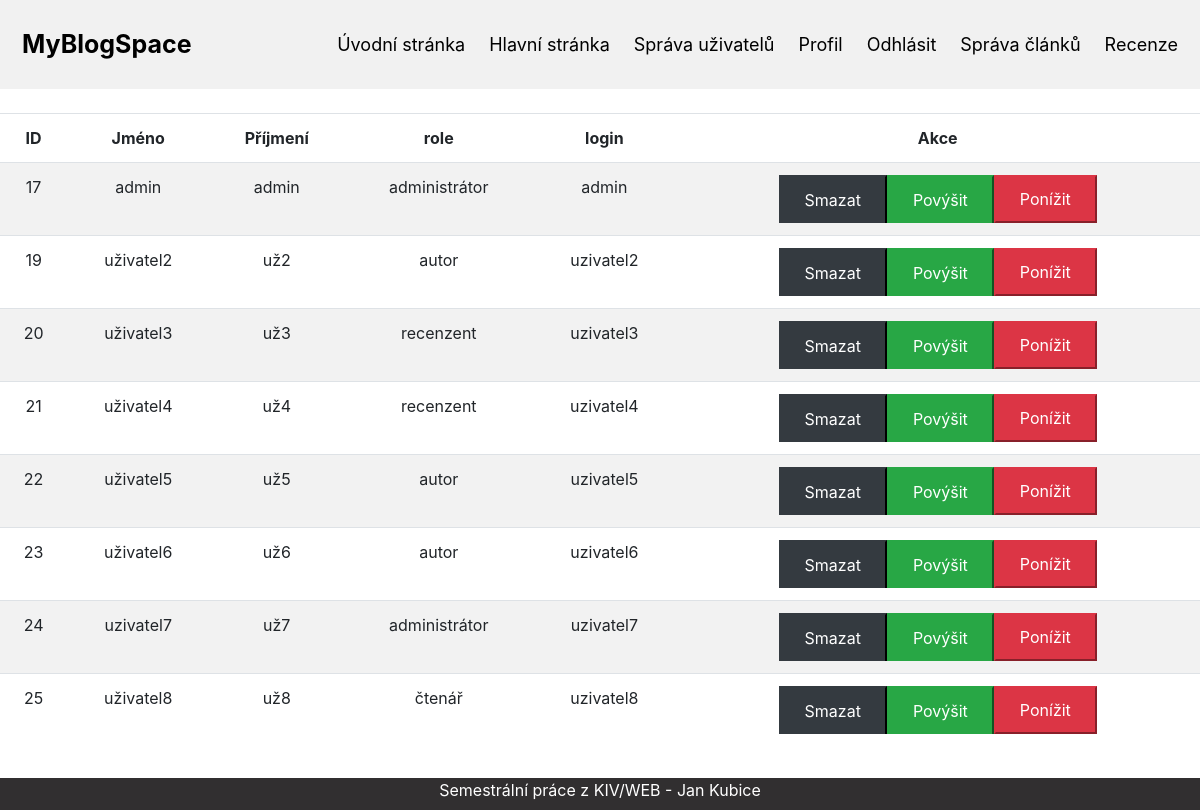
The page /index.php?page=sprava (signed in) on the database its author committed.
### tables this page shows
CREATE TABLE `uzivatel` (
  `id_uzivatel` int(11) NOT NULL,
  `jmeno` varchar(45) NOT NULL,
  `prijmeni` varchar(45) NOT NULL,
  `ROLE_id_role` int(11) NOT NULL,
  `heslo` varchar(45) NOT NULL,
  `login` varchar(45) NOT NULL
);

CREATE TABLE `role` (
  `id_role` int(11) NOT NULL,
  `nazev` varchar(45) NOT NULL,
  `vaha` int(11) NOT NULL
);

### Web/Models/DatabaseModel.class.php (called while the page is built, shortened)
<?php
class DatabaseModel
{
    private $pdo;
    private $userSessionKey = "id_user";
    public function __construct()
    {
        $this->pdo = new PDO("mysql:host=".DB_SERVER.";dbname=".DB_NAME, DB_USER, DB_PASS);
        $this->pdo->exec("set names utf8");
    }
    public function getAllUsers():array
    {
        if($stmt = $this->pdo->prepare("SELECT * FROM uzivatel")) {
            $stmt->execute();
            $result = $stmt->fetchAll(PDO::FETCH_NAMED);
            return $result;
        }
        else{
            return null;
        }
    }
    public function isUserLogged():bool
    {
        return isset($_SESSION[$this->userSessionKey]);
    }
    public function getLoggedUserData()
    {
        if ($this->isUserLogged()) {
            $id_user = $_SESSION[$this->userSessionKey];
            if ($id_user == null) {
                $this->userLogout();
            } else {
                $stmt = $this->pdo->prepare("SELECT * FROM uzivatel WHERE id_uzivatel=?");
                $stmt->execute(array($id_user));
                $result = $stmt->fetchAll(PDO::FETCH_NAMED);
                if (empty($result)) {
                    $this->userLogout();
                    return null;
                } else {
                    return $result[0];
                }
            }
        } else {
            return null;
        }
    }
    public function getAllRoles():array
    {
        if($stmt = $this->pdo->prepare("SELECT * FROM ".TABLE_ROLE)) {
            $stmt->execute();
            $result = $stmt->fetchAll(PDO::FETCH_NAMED);
            return $result;
        }
        else{
            return null;
        };
    }
}

### Web/Controllers/UserManagementController.class.php (called while the page is built, shortened)
<?php
class UserManagementController implements IController
{
    private $db;
    public function __construct()
    {
        require_once(DIRECTORY_MODELS ."/DatabaseModel.class.php");
        $this->db = new DatabaseModel();
    }
    public function show(string $pageTitle):string
    {
        global $tplData;
        $tplData['title'] = $pageTitle;
        if ($this->db->isUserLogged()) {
            $tplData['userRole'] = $this->db->getLoggedUserData()['ROLE_id_role'];
        }
        $tplData['users'] = $this->db->getAllUsers();
        $tplData['roles'] = $this->db->getAllRoles();
        $tplData['logged'] = $this->db->isUserLogged();
        require(DIRECTORY_VIEWS ."/UserManagementTemplate.tpl.php");
        $obsah = ob_get_clean();
        return $obsah;
    }
}

### Web/Views/UserManagementTemplate.tpl.php (the view, shortened to what this page needs)
<?php
global $tplData;
require(DIRECTORY_VIEWS . "/TemplateBasics.class.php");
$tplHeaders = new TemplateBasics();
?>
<?php
$tplHeaders->getHTMLHeader($tplData['title'], "http://127.0.0.1:8080/CSS/UserManagement.css", $tplData['logged'], $tplData['userRole']);
if (isset($tplData['userRole'])) {
    if ($tplData['userRole'] != 3) {
        echo "<div class='center alert alert-danger col-md-6 col-sm-6'>Stránka dostupná pouze pro administrátory</div>";
    } else {
        $res = "<div class='table-responsive center'>
                    <table class='table'>
                    <tr>
                        <th>ID</th>
                        <th>Jméno</th>
                        <th>Příjmení</th>
                        <th>role</th>
                        <th>login</th>
                        <th>Akce</th>
                    </tr>";
        foreach ($tplData['users'] as $u) {
            foreach ($tplData['roles'] as $r) {
                if ($r['id_role'] == $u['ROLE_id_role']) {
                    $role = $r['nazev'];
                }
            }
            $res .= "<tr>
                        <td>$u[id_uzivatel]</td>
                        <td>" . htmlspecialchars($u['jmeno']) . "</td>
                        <td>" . htmlspecialchars($u['prijmeni']) . "</td>
                        <td>$role</td><td>" . htmlspecialchars($u['login']) . "</td>
                        <td><form method='post'>
                            <input type='hidden' name='id_uzivatel' value='$u[id_uzivatel]'>
                                <div class='btn-group'>
                                    <button class='btn-dark' type='submit' name='action' value='delete'>Smazat</button>
                                    <button class='btn-success' type='submit' name='action' value='promote'>Povýšit</button>
                                    <button class='btn-danger' type='submit' name='action' value='demote'>Ponížit</button>
                                </div>
                            </form></td></tr>";
        }
        $res .= "</table></div></br></br>";
        echo $res;
    }
}
$tplHeaders->getHTMLFooter()
?>

### Web/index.php (shortened to what this page needs)
<?php
$app = new ApplicationStart();
$app->appStart();
class ApplicationStart {
    public function appStart(){
        if(isset($_GET["page"]) && array_key_exists($_GET["page"], WEB_PAGES)){
            $pageKey = $_GET["page"];
        } else {
            $pageKey = DEFAULT_WEB_PAGE_KEY;
        }
        $pageInfo = WEB_PAGES[$pageKey];
        $controller = new $pageInfo["class_name"];
        echo $controller->show($pageInfo["title"]);
    }
}
?>

### Web/Views/TemplateBasics.class.php (shortened to what this page needs)
<?php
class TemplateBasics
{
    public function getHTMLHeader(string $pageTitle, string $cssPath, $logedStatus = 0, $role)
    {
?>
        <!doctype html>
        <html>
        <head>
            <link rel="stylesheet" href='http://127.0.0.1:8080/CSS/TemplateBasics.css'>
            <link rel="stylesheet" href=<?php echo $cssPath ?>>
            <link rel="stylesheet" href="https://stackpath.bootstrapcdn.com/bootstrap/4.5.2/css/bootstrap.min.css">
            <link rel="stylesheet" href="https://cdnjs.cloudflare.com/ajax/libs/font-awesome/4.7.0/css/font-awesome.min.css">
        </head>
        <body>
            <nav>
                <?php
                echo "<div class=header>";
                echo "<a href='index.php?page=title' class=logo>MyBlogSpace</a>";
                echo "<div class=header-right>";
                foreach (WEB_PAGES as $key => $pInfo) {
                    if ($logedStatus == 1) {
                        if ($key == 'register') {
                            continue;
                        }
                        if ($key == 'login') {
                            echo "<a href='index.php?page=$key'>Odhlásit</a>";
                            continue;
                        }
                        if ($role == 1 || $role == 0) {
                            if (
                                $key == 'clanek' || $key == 'sprava' || $key == 'sprava_post'
                                || $key == 'recenze'
                            ) {
                                continue;
                            } else {
                                echo "<a href='index.php?page=$key'>$pInfo[title]</a>";
                            }
                        }
                        else if ($role == 2) {
                            if ($key == 'sprava' || $key == 'sprava_post' || $key == 'clanek') {
                                continue;
                            } else {
                                echo "<a href='index.php?page=$key'>$pInfo[title]</a>";
                            }
                        }
                        else {
                            if ($key == 'clanek') {
                                continue;
                            } else {
                                echo "<a href='index.php?page=$key'>$pInfo[title]</a>";
                            }
                        }
                    }
                }
                echo "</div></div>"; ?>
            </nav>
            <br>
        <?php
    }
    public function getHTMLFooter()
    {
        ?>
            <footer>
                <div class="footer">
                    <p>Semestrální práce z KIV/WEB - Jan Kubice</p>
                </div>
            </footer>
            <body>
        </html>
<?php
    }
}
?>

### Web/CSS/TemplateBasics.css (style rules this page uses)
* { box-sizing: border-box; }
body { margin: 0; font-family: Arial, Helvetica, sans-serif; }
.header { overflow: hidden; background-color: #f1f1f1; padding: 20px 10px; }
.header a { float: left; color: black; text-align: center; padding: 12px; text-decoration: none; font-size: 18px; line-height: 25px; border-radius: 4px; }
.header a.logo { font-size: 25px; font-weight: bold; }
.header-right { float: right; }
.footer { position: fixed; left: 0; bottom: 0; width: 100%; height: 4%; background-color: rgb(49, 47, 48); color: white; text-align: center; }

### Web/CSS/UserManagement.css (style rules this page uses)
.btn-group button { color: white; padding: 10px 24px; cursor: pointer; width: 50%; display: block; }
.btn-group button:not(:last-child) { border-bottom: none; }
.center { margin: 0 auto; text-align: center; }
tr:nth-child(even) { background-color: #f2f2f2; }

### rows shown on the page
uzivatel: id_uzivatel "17", jmeno "admin", prijmeni "admin", ROLE_id_role.nazev "administrátor", login "admin"
uzivatel: id_uzivatel "19", jmeno "uživatel2", prijmeni "už2", ROLE_id_role.nazev "autor", login "uzivatel2"
uzivatel: id_uzivatel "20", jmeno "uživatel3", prijmeni "už3", ROLE_id_role.nazev "recenzent", login "uzivatel3"
uzivatel: id_uzivatel "21", jmeno "uživatel4", prijmeni "už4", ROLE_id_role.nazev "recenzent", login "uzivatel4"
uzivatel: id_uzivatel "22", jmeno "uživatel5", prijmeni "už5", ROLE_id_role.nazev "autor", login "uzivatel5"
uzivatel: id_uzivatel "23", jmeno "uživatel6", prijmeni "už6", ROLE_id_role.nazev "autor", login "uzivatel6"
uzivatel: id_uzivatel "24", jmeno "uzivatel7", prijmeni "už7", ROLE_id_role.nazev "administrátor", login "uzivatel7"
uzivatel: id_uzivatel "25", jmeno "uživatel8", prijmeni "už8", ROLE_id_role.nazev "čtenář", login "uzivatel8"

### other values the page prints
$pInfo[title] "Úvodní stránka"
$pInfo[title] "Hlavní stránka"
$pInfo[title] "Správa uživatelů"
$pInfo[title] "Profil"
$pInfo[title] "Správa článků"
$pInfo[title] "Recenze"
